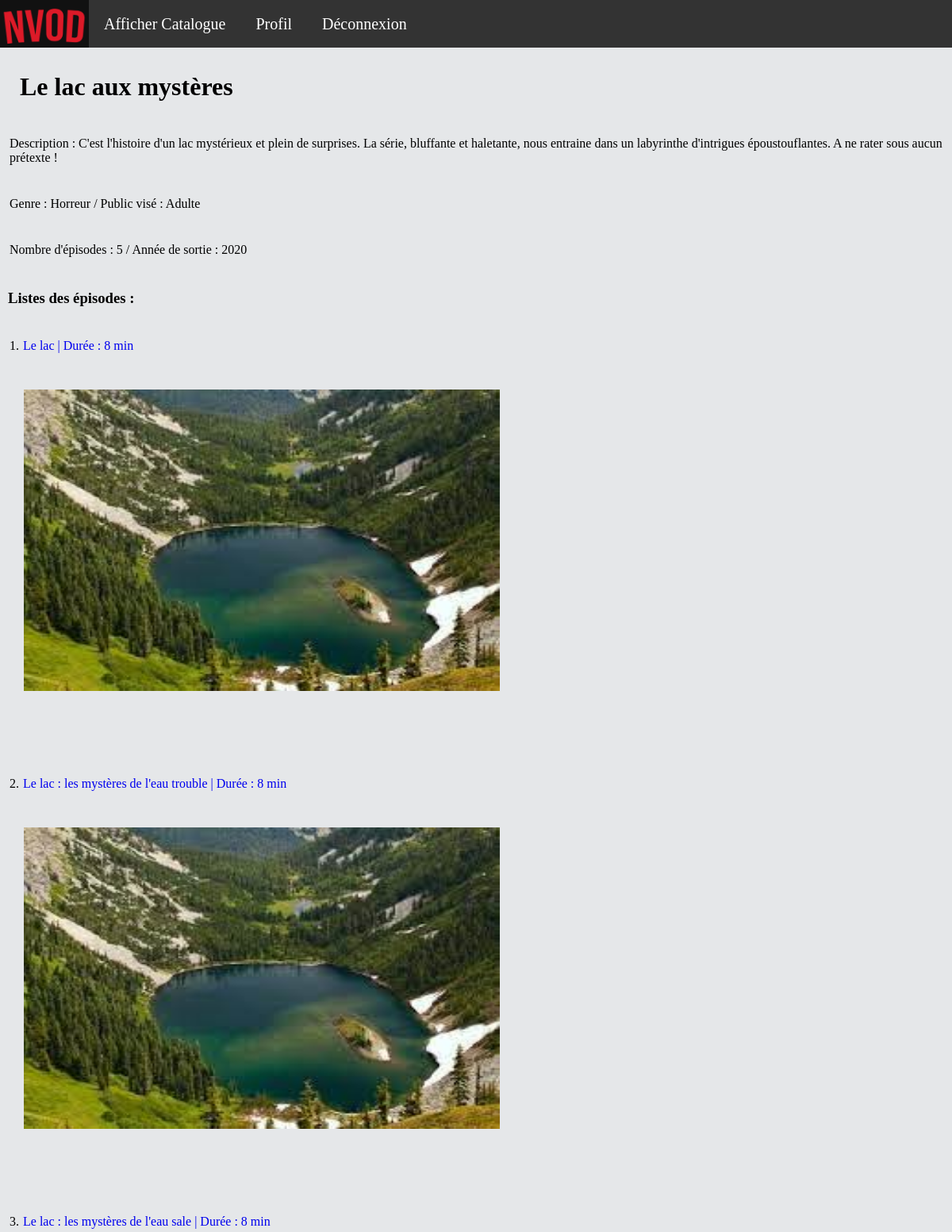
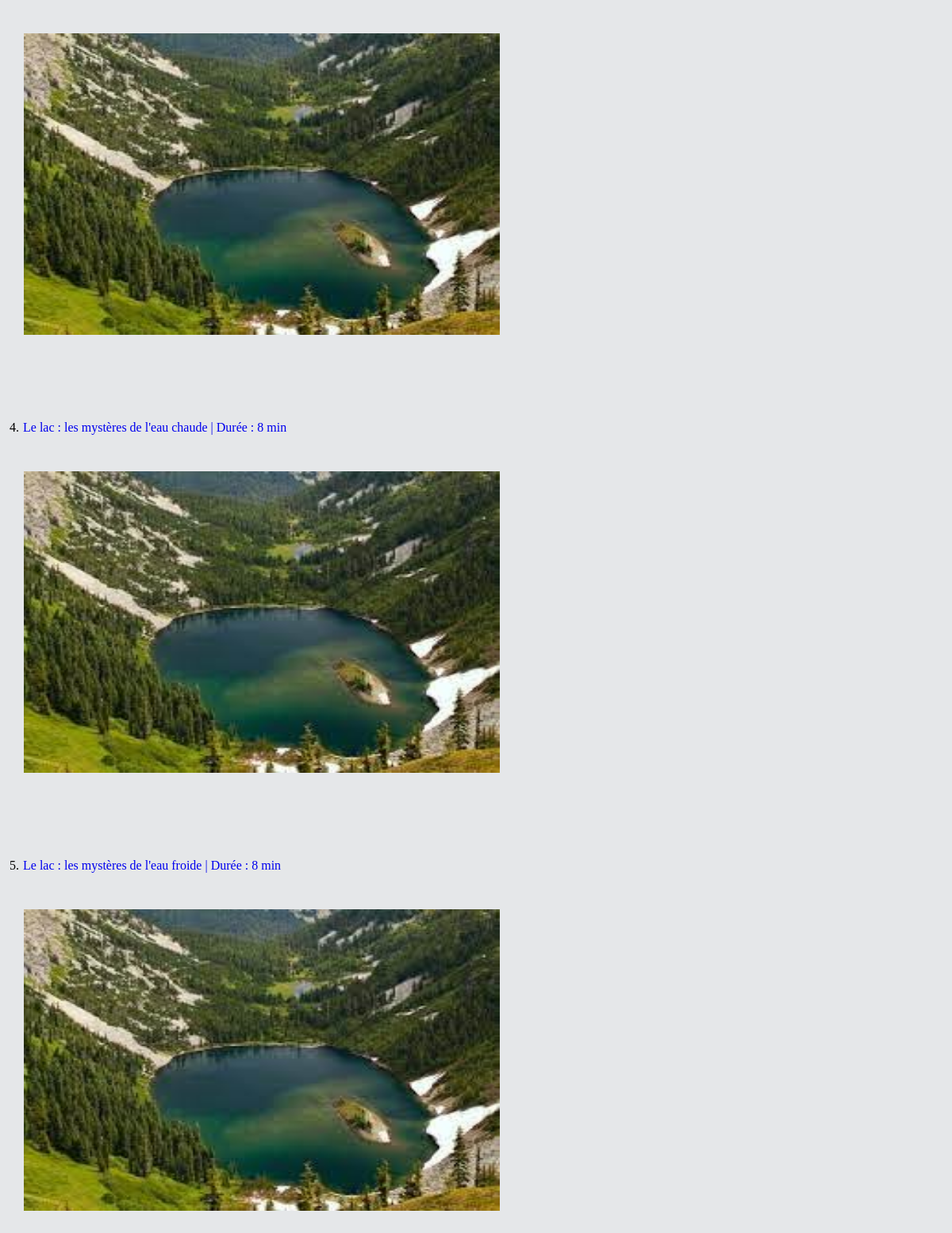
Page /?action=display-serie&id=1 (signed in) on the committed database (2 pictures, top to bottom).
### tables this page shows
CREATE TABLE `serie` (
  `id` int(11) NOT NULL,
  `titre` varchar(128) NOT NULL,
  `descriptif` text NOT NULL,
  `img` varchar(256) NOT NULL,
  `genre` varchar(256) NOT NULL,
  `publicVise` varchar(256) NOT NULL,
  `annee` int(11) NOT NULL,
  `date_ajout` date NOT NULL
);

CREATE TABLE `episode` (
  `id` int(11) NOT NULL,
  `numero` int(11) NOT NULL DEFAULT 1,
  `titre` varchar(128) NOT NULL,
  `resume` text DEFAULT NULL,
  `duree` int(11) NOT NULL DEFAULT 0,
  `file` varchar(256) DEFAULT NULL,
  `serie_id` int(11) DEFAULT NULL,
  `image` varchar(50) NOT NULL
);

### src/classes/action/Action.php (called while the page is built, shortened)
<?php
abstract class Action {
    public function __construct(){
        $this->http_method = $_SERVER['REQUEST_METHOD'];
    }
}

### index.php (called while the page is built, shortened)
<?php
$html = new Dispatcher();
$html->run();

### src/classes/video/Serie.php (called while the page is built, shortened)
<?php
class Serie
{
    public function __construct(string $titre, string $img, string $genre, string $publiqueVise, string $descriptif, string $sortie, string $dateAjout,int $id, array $listEpisode = [])
    {
        $this->titre = $titre;
        $this->genre = $genre;
        $this->publiqueVise = $publiqueVise;
        $this->descriptif = $descriptif;
        $this->sortie = $sortie;
    }
    public static function creerSerie(int $id): Serie
    {
        $bdd = ConnectionFactory::makeConnection();
        $req1 = $bdd->prepare("Select * from serie where id=:id");
        $req1->bindParam(":id", $id);
        $req1->execute();
        $d = $req1->fetch();
        $serie = new Serie($d['titre'],$d['img'], $d['genre'], $d['publicVise'], $d['descriptif'], $d['annee'],$d['date_ajout'], $d['id']);
        $req2 = $bdd->prepare("Select episode.id from serie inner join episode on serie.id = episode.serie_id where serie.id=:id");
        $req2->bindParam(":id", $id);
        $req2->execute();
        while ($d = $req2->fetch()) {
            $ep = Episode::chercherEpisode($d['id']);
            $serie->ajouterEpisode($ep);
        }
        return $serie;
    }
    public function __get(string $at): mixed
    {
        if (property_exists($this, $at)) {
            return $this->$at;
        } else {
            throw new \Exception("$at: invalid property");
        }
    }
}

### src/classes/video/Episode.php (called while the page is built, shortened)
<?php
class Episode
{
    public function __construct(string $titre, string $source, string $image, string $resume, int $numero, int $duree,int $serie)
    {
        $this->titre = $titre;
        $this->image = $image;
        $this->duree = $duree;
    }
    public static function chercherEpisode(int $id):Episode{
        $bdd = ConnectionFactory::makeConnection();
        $requete = $bdd->prepare("Select * from episode where id=:id");
        $requete->bindParam(":id",$id);
        $requete->execute();
        $d = $requete->fetch();
        return new Episode($d['titre'],"video/".$d['file'],$d['image'],$d['resume'],$d['numero'],$d['duree'],$d['serie_id']);
    }
    public static function chercherEpisodeTitre(string $titre):int {
        $bdd = ConnectionFactory::makeConnection();
        $requete = $bdd->prepare("Select id from episode where titre=?");
        $requete->bindParam(1,$titre);
        $requete->execute();
        $d = $requete->fetch();
        return $d['id'];
    }
    public function __get(string $at):mixed {
        if (property_exists($this, $at)) {
            return $this->$at;
        }else {
            throw new \Exception("$at: invalid property");
        }
    }
}

### src/classes/render/EpisodeRender.php (the view, shortened to what this page needs)
<?php
class EpisodeRender extends Render
{
    protected Episode $ep;
    public function __construct(Episode $ep){
        $this->ep = $ep;
    }
    public function render(int $selector=1): string
    {
        $html = "";
        if($selector===2){
            $html = "<a href='?action=display-episode&id=" . Episode::chercherEpisodeTitre($this->ep->titre) . "' id='lien'>{$this->ep->titre}    | Durée : {$this->ep->duree} min
                     <div class=zoom>
                    <div class=image>
                                <img id='test' src='Image/" . $this->ep->image . "' width='600' height='380'>
                    </div>
                    </div>
                    </a>
                     ";
        }
        return $html;
    }
}

### src/classes/action/DisplaySerieAction.php (shortened to what this page needs)
<?php
class DisplaySerieAction extends \iutnc\netvod\action\Action
{
    public function execute(): string
    {
        $res="";
        if ($this->http_method == "GET") {
            if(isset($_GET["id"])){
                $serieCourante = Serie::creerSerie($_GET['id']);
                $serieCouranteRenderer = new SerieRender($serieCourante);
                $res .= $serieCouranteRenderer->render(2);
            }
        }
        return $res;
    }
}

### src/classes/render/SerieRender.php (shortened to what this page needs)
<?php
class SerieRender extends Render
{
    protected ?Serie $list=null;
    public function __construct(Serie $list){
        $this->list = $list;
    }
    public function render(int $selector): string
    {
        $html = "
            <div><h1>{$this->list->titre}</h1>".
            "<p>Description : {$this->list->descriptif}</p>".
            "<p>Genre : {$this->list->genre} /  Public visé : {$this->list->publiqueVise}</p>";
        $html.="<p>Nombre d'épisodes : {$this->list->nmbEpisode} / Année de sortie : {$this->list->sortie} </p>";
        $html .="<h3>Listes des épisodes : </h3>";
        $i = 1;
        foreach($this->list->listEpisode as $track){
            $episodeRender = new EpisodeRender($track);
            $html .= "<p>" .$i.". ".$episodeRender->render($selector)."</p>";
            $i++;
        }
        $html.="</div>";
        return $html;
    }
}

### src/classes/dispatcher/Dispatcher.php (shortened to what this page needs)
<?php
class Dispatcher
{
    protected ?string $action = null;
    public function __construct()
    {
        $this->action = $_GET['action'] ?? null;
    }
    public function run(): void
    {
        $act = $this->action;
        if (!isset($_SESSION['user']) && $act != 'sign-in' && $act != 'add-user' && $act != 'mdpoub') {
            $html = "<div class='grayscale'><div id='st'></dib><img src='Image/logo.png' id='bienvenue'></div></div><h1 id='wel'>Bienvenue</h1>          ";
        } else {
            switch ($act) {
                case 'display-serie':
                    $act = new DisplaySerieAction();
                    $html = $act->execute();
                    break;
            }
        }
        print($this->renderPage($html));
    }
    private function renderPage(string $res): string
    {
        if (isset($_SESSION['user'])) {
            $search = "";
            return "<!DOCTYPE html>
                    <html lang='fr'>
                    <head>
                        <title>NetVOD</title>
                        <meta charset='UTF-8' />
                        <link rel='stylesheet' href='css/style.css'>
                        <link rel='icon' type='image/png' sizes='16x16' href='Image/logoWeb.png'>
                    </head>
                    <header>
                    <ul>
                        <div id='logodiv'><li><a href='./' id='logo'><img src='Image/logo.png' id='logo'></a></li></div>
                        <li><a href='?action=display-catalogue' id='navbar'>Afficher Catalogue</a></li>
                        <li><a href='?action=profil' id='navbar'>Profil </a></li>
                        <li><a href='?action=deconnexion' id='navbar'>Déconnexion</a></li>
                        $search
                    </ul>
                    </header>
                    <body>
                    $res
                    </body>
                    </html>";
        }
    }
}

### css/style.css (style rules this page uses)
a { height: 20px; outline: none; text-decoration: none; padding: 2px 1px 0; }
h1 { padding-top: 10px; padding-left: 25px; padding-bottom: 10px; }
h3 { padding: 10px; }
p { padding: 12px; }
ul { list-style-type: none; margin: 0; padding: 0; overflow: hidden; background-color: #333; height: 60px; }
.image { width: 100%; height: 100%; padding-left: 30px; }
#logo { float: left; width: 110px; height: 60px; }
.zoom { width: 50%; height: 20%; }
.image img { -webkit-transition: all 1s ease; -moz-transition: all 1s ease; -ms-transition: all 1s ease; -o-transition: all 1s ease; transition: all 1s ease; }
li { float: left; }
#navbar { display: block; color: white; text-align: center; padding: 19px 19px; text-decoration: none; font-size: 20px; }
body { background: #E5E7E9; margin: 0px; }

### rows in the picture
serie: titre "Le lac aux mystères", descriptif "C'est l'histoire d'un lac mystérieux et plein de surprises. La série, bluffante et haletante, nous entraine dans un labyrinthe d'intrigues époustouflantes. A ne rater sous aucun prétexte !", genre "Horreur", publicVise "Adulte", annee "2020"
episode: titre "Le lac", duree "8", image (picture)
episode: titre "Le lac : les mystères de l'eau trouble", duree "8", image (picture)
episode: titre "Le lac : les mystères de l'eau sale", duree "8", image (picture)
episode: titre "Le lac : les mystères de l'eau chaude", duree "8", image (picture)
episode: titre "Le lac : les mystères de l'eau froide", duree "8", image (picture)

### other values in the picture
$this->list->nmbEpisode "5"
